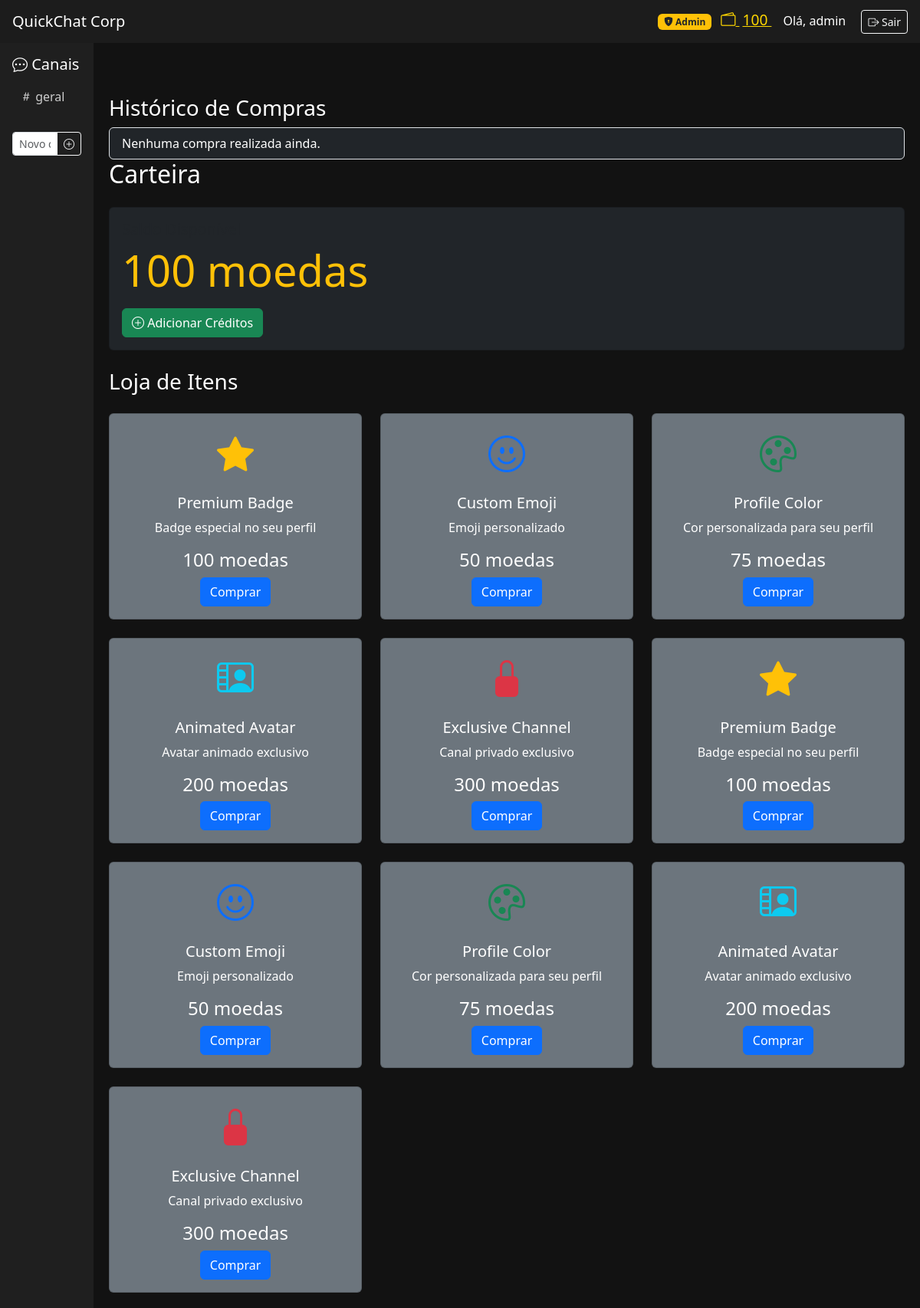
The page /wallet (signed in) on the database its author committed.
### tables this page shows
CREATE TABLE channels (
                      id INTEGER PRIMARY KEY AUTOINCREMENT,
                      name TEXT UNIQUE);

CREATE TABLE shop_items (
                      id INTEGER PRIMARY KEY,
                      name TEXT,
                      price INTEGER);

### app.py (the view)
@app.route('/wallet')
def wallet():
    if 'username' not in session:
        return redirect('/login')
    conn = sqlite3.connect(db_path)
    cursor = conn.cursor()
    try:
        cursor.execute(
            "SELECT balance FROM wallets WHERE user_id = (SELECT id FROM users WHERE username = ?)",
            (session['username'],)
        )
        wallet_result = cursor.fetchone()
        balance = wallet_result[0] if wallet_result else 0
        cursor.execute("SELECT * FROM shop_items")
        items = cursor.fetchall()
        cursor.execute("SELECT id, name FROM channels")
        channels = cursor.fetchall()
        cursor.execute('''
            SELECT si.name, si.price, p.id
            FROM purchases p
            JOIN shop_items si ON si.id = p.item_id
            WHERE p.user_id = (SELECT id FROM users WHERE username = ?)
        ''', (session['username'],))
        history = cursor.fetchall()
        return render_template('wallet.html',
                            balance=balance,
                            items=items,
                            channels=channels,
                            history=history)
    except Exception as e:
        print(f"Error in wallet route: {e}")
        return "An error occurred", 500
    finally:
        conn.close()

### app.py (called while the page is built)
@app.context_processor
def inject_wallet():
    if 'username' in session:
        conn = sqlite3.connect(db_path)
        cursor = conn.cursor()
        cursor.execute(
            "SELECT balance FROM wallets WHERE user_id = (SELECT id FROM users WHERE username = ?)",
            (session['username'],)
        )
        result = cursor.fetchone()
        conn.close()
        return {'wallet_balance': result[0] if result else 0}
    return {}

### templates/wallet.html (shortened to what this page needs)
{% extends "base.html" %}
{% block content %}
<h3 class="mt-5">Histórico de Compras</h3>
<ul class="list-group">
  {% if history %}
    {% for name, price, pid in history %}
      <li class="list-group-item bg-dark text-white">
        <strong>{{ name }}</strong> — {{ price }} moedas
      </li>
    {% endfor %}
  {% else %}
    <li class="list-group-item bg-dark text-white">Nenhuma compra realizada ainda.</li>
  {% endif %}
</ul>
  <h2 class="mb-4">Carteira</h2>
  <div class="card bg-dark mb-4">
    <div class="card-body">
      <h5 class="card-title">Saldo Disponível</h5>
      <p class="display-4 text-warning">{{ balance }} moedas</p>
      <button class="btn btn-success" data-bs-toggle="modal" data-bs-target="#addFundsModal">
        <i class="bi bi-plus-circle"></i> Adicionar Créditos
      </button>
    </div>
  </div>
  <h3 class="mb-4">Loja de Itens</h3>
  <div class="row row-cols-1 row-cols-md-3 g-4">
    {% for item in items %}
    <div class="col">
      <div class="card h-100 bg-secondary text-white">
        <div class="card-body text-center">
          {% if item[1] == 'Premium Badge' %}
            <i class="bi bi-star-fill text-warning" style="font-size: 3rem;"></i>
          {% elif item[1] == 'Custom Emoji' %}
            <i class="bi bi-emoji-smile text-primary" style="font-size: 3rem;"></i>
          {% elif item[1] == 'Profile Color' %}
            <i class="bi bi-palette text-success" style="font-size: 3rem;"></i>
          {% elif item[1] == 'Animated Avatar' %}
            <i class="bi bi-person-video2 text-info" style="font-size: 3rem;"></i>
          {% elif item[1] == 'Exclusive Channel' %}
            <i class="bi bi-lock-fill text-danger" style="font-size: 3rem;"></i>
          {% endif %}
          <h5 class="card-title mt-3">{{ item[1] }}</h5>
          <p class="card-text">
            {% if item[1] == 'Premium Badge' %}Badge especial no seu perfil
            {% elif item[1] == 'Custom Emoji' %}Emoji personalizado
            {% elif item[1] == 'Profile Color' %}Cor personalizada para seu perfil
            {% elif item[1] == 'Animated Avatar' %}Avatar animado exclusivo
            {% elif item[1] == 'Exclusive Channel' %}Canal privado exclusivo
            {% endif %}
          </p>
          <p class="h4">{{ item[2] }} moedas</p>
          <a href="/buy/{{ item[0] }}" class="btn btn-primary">Comprar</a>
        </div>
      </div>
    </div>
    {% endfor %}
  </div>
{% endblock %}

### templates/base.html (shortened to what this page needs)
<!DOCTYPE html>
<html lang="pt">
<head>
  <link href="https://cdn.jsdelivr.net/npm/bootstrap@5.3.0/dist/css/bootstrap.min.css" rel="stylesheet">
  <link href="https://cdn.jsdelivr.net/npm/bootstrap-icons@1.10.5/font/bootstrap-icons.css" rel="stylesheet">
</head>
<body>
  <nav class="navbar navbar-dark px-3">
    <span class="navbar-brand">QuickChat Corp</span>
    {% if session.username %}
      <div>
        {% if session.is_admin %}
        <a href="/admin_panel" class="badge bg-warning text-dark text-decoration-none me-2">
          <i class="bi bi-shield-lock-fill"></i> Admin
        </a>
        {% endif %}
        <a href="/wallet" class="wallet-icon" title="Carteira">
          <i class="bi bi-wallet2"></i>
          <span id="wallet-balance" class="ms-1">
            {% if wallet_balance is defined %}{{ wallet_balance }}{% else %}0{% endif %}
          </span>
        </a>
        <span class="me-3">Olá, {{ session.username }}</span>
        <a href="/logout" class="btn btn-outline-light btn-sm"><i class="bi bi-box-arrow-right"></i> Sair</a>
      </div>
    {% endif %}
  </nav>
  <div class="d-flex">
    <div class="sidebar p-3">
      <h5 class="text-white"><i class="bi bi-chat-dots"></i> Canais</h5>
      {% for c in channels %}
        <a href="/chat/{{ c[0] }}" class="{% if channel_id == c[0] %}channel-active{% endif %}">
          <i class="bi bi-hash"></i> {{ c[1] }}
        </a>
      {% endfor %}
      {% if 'username' in session %}
      <form action="/create_channel" method="POST" class="mt-4">
        <div class="input-group">
          <input type="text" name="channel_name" class="form-control form-control-sm" placeholder="Novo canal" required>
          <button class="btn btn-outline-light btn-sm" type="submit"><i class="bi bi-plus-circle"></i></button>
        </div>
      </form>
      {% endif %}
    </div>
    <div class="content-area">
      {% block content %}{% endblock %}
    </div>
  </div>
</body>
</html>

### templates/base.html (style rules this page uses)
body { background-color: #121212; color: #fff; }
.sidebar { background-color: #1f1f1f; min-height: 100vh; width: 250px; }
.sidebar a { color: #ccc; display: block; padding: 10px; text-decoration: none; }
.content-area { padding: 20px; flex-grow: 1; }
.navbar { background-color: #1c1c1c; }
.wallet-icon { color: gold; font-size: 1.2rem; margin-right: 15px; cursor: pointer; }

### rows shown on the page
channels: name "geral"
shop_items: name "Premium Badge", shows "Badge especial no seu perfil", price "100"
shop_items: name "Custom Emoji", shows "Emoji personalizado", price "50"
shop_items: name "Profile Color", shows "Cor personalizada para seu perfil", price "75"
shop_items: name "Animated Avatar", shows "Avatar animado exclusivo", price "200"
shop_items: name "Exclusive Channel", shows "Canal privado exclusivo", price "300"
shop_items: name "Premium Badge", shows "Badge especial no seu perfil", price "100"
shop_items: name "Custom Emoji", shows "Emoji personalizado", price "50"
shop_items: name "Profile Color", shows "Cor personalizada para seu perfil", price "75"
shop_items: name "Animated Avatar", shows "Avatar animado exclusivo", price "200"
shop_items: name "Exclusive Channel", shows "Canal privado exclusivo", price "300"

### other values the page prints
{{ wallet_balance }} "100"
{{ session.username }} "admin"
{{ balance }} "100"
